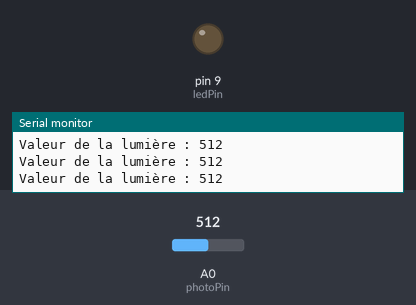
Bench run of a sketch on a simulated Arduino Uno, built with avr-gcc and run on an emulated ATmega328P. Shown: output pins drawn as LEDs (lit = HIGH), the last lines printed to the serial monitor. The inputs (shaded band) are chosen by the test bench; at power-on: A0 (photoPin) = 512.

Above: at 1.2 s.
1.3 s: A0 (photoPin) set to 411
4.3 s: A0 (photoPin) set to 391
At 5.2 s:
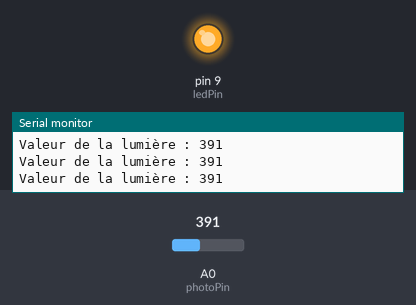
5.8 s: A0 (photoPin) set to 410
At 6.6 s:
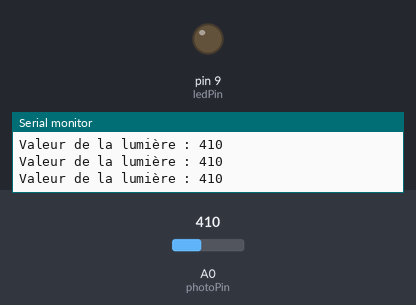
8.8 s: A0 (photoPin) set to 390
At 9.5 s:
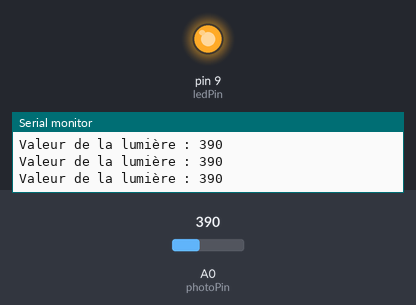
Timing chart, 0 to 11.8 s (numbered marks = the images above; inputs shaded):
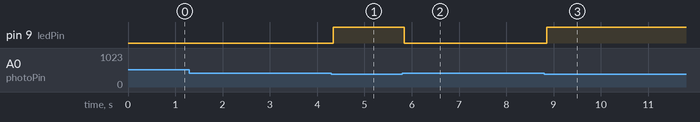

Measured:
- the behaviour switches between 400 and 399 on A0 (photoPin) (found by bisection; images 0 and 1)
- after the input at 4.3 s, pin 9 (ledPin): LOW → HIGH at once
- after the input at 5.8 s, pin 9 (ledPin): HIGH → LOW at once
- after the input at 8.8 s, pin 9 (ledPin): LOW → HIGH after 0.06 s

The sketch:

detecteurlumiere.ino
```cpp
const int photoPin = A0; // Broche analogique pour la photodiode
const int ledPin = 9; // Broche digitale pour la LED
const int seuilLumiere = 400; // Seuil de luminosité

void setup() {
  pinMode(ledPin, OUTPUT); // Définir la LED comme une sortie
  Serial.begin(9600);
}

void loop() {
  int valeurLumiere = analogRead(photoPin); // Lire la valeur de la photodiode
  Serial.print("Valeur de la lumière : ");
  Serial.println(valeurLumiere); // Afficher la valeur sur le moniteur série

  if (valeurLumiere < seuilLumiere) { // Si la lumière est faible
    digitalWrite(ledPin, HIGH); // Allumer la LED
  } else {
    digitalWrite(ledPin, LOW); // Éteindre la LED
  }

// delay(100); // Attendre 100 millisecondes avant la prochaine lecture
}
```
